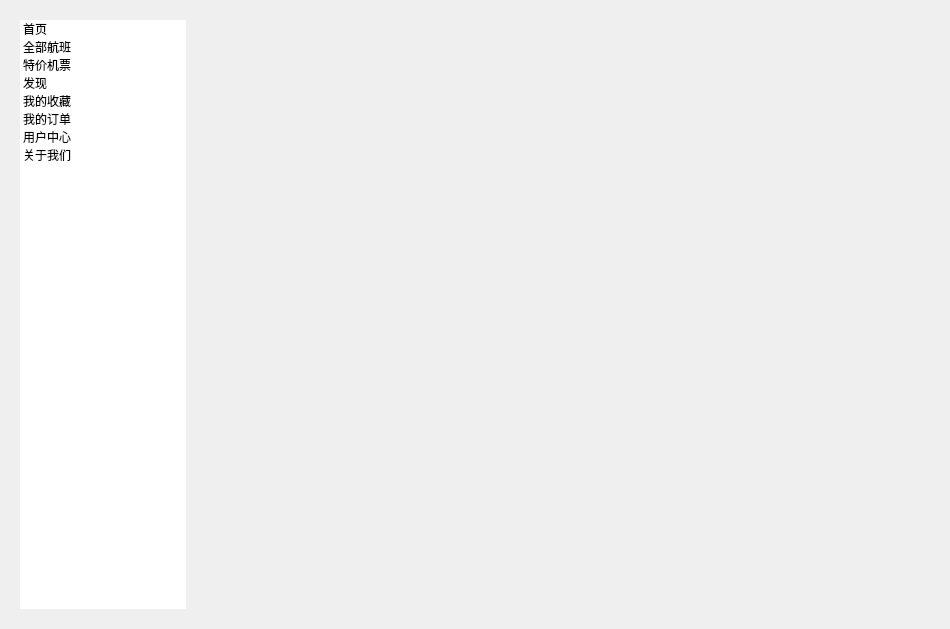
<?xml version="1.0" encoding="UTF-8"?>
<ui version="4.0">
 <class>Widget</class>
 <widget class="QWidget" name="Widget">
  <property name="geometry">
   <rect>
    <x>0</x>
    <y>0</y>
    <width>950</width>
    <height>629</height>
   </rect>
  </property>
  <property name="sizePolicy">
   <sizepolicy hsizetype="Expanding" vsizetype="Expanding">
    <horstretch>0</horstretch>
    <verstretch>0</verstretch>
   </sizepolicy>
  </property>
  <property name="windowTitle">
   <string>哈夫克航班系统</string>
  </property>
  <layout class="QHBoxLayout" name="horizontalLayout" stretch="1,4">
   <item>
    <widget class="QWidget" name="leftContainer" native="true">
     <property name="sizePolicy">
      <sizepolicy hsizetype="Expanding" vsizetype="Expanding">
       <horstretch>0</horstretch>
       <verstretch>0</verstretch>
      </sizepolicy>
     </property>
     <layout class="QVBoxLayout" name="verticalLayout" stretch="8">
      <item>
       <widget class="QListWidget" name="menuList">
        <property name="focusPolicy">
         <enum>Qt::FocusPolicy::NoFocus</enum>
        </property>
        <property name="frameShape">
         <enum>QFrame::Shape::NoFrame</enum>
        </property>
        <property name="iconSize">
         <size>
          <width>244</width>
          <height>24</height>
         </size>
        </property>
        <property name="spacing">
         <number>8</number>
        </property>
        <item>
         <property name="text">
          <string>首页</string>
         </property>
         <property name="icon">
          <iconset resource="res.qrc">
           <normaloff>:/main.png</normaloff>:/main.png</iconset>
         </property>
        </item>
        <item>
         <property name="text">
          <string>全部航班</string>
         </property>
         <property name="icon">
          <iconset resource="res.qrc">
           <normaloff>:/flight3.png</normaloff>:/flight3.png</iconset>
         </property>
        </item>
        <item>
         <property name="text">
          <string>特价机票</string>
         </property>
         <property name="icon">
          <iconset resource="res.qrc">
           <normaloff>:/account.png</normaloff>:/account.png</iconset>
         </property>
        </item>
        <item>
         <property name="text">
          <string>发现</string>
         </property>
         <property name="icon">
          <iconset resource="res.qrc">
           <normaloff>:/find.png</normaloff>:/find.png</iconset>
         </property>
        </item>
        <item>
         <property name="text">
          <string>我的收藏</string>
         </property>
         <property name="icon">
          <iconset resource="res.qrc">
           <normaloff>:/like.png</normaloff>:/like.png</iconset>
         </property>
        </item>
        <item>
         <property name="text">
          <string>我的订单</string>
         </property>
         <property name="icon">
          <iconset resource="res.qrc">
           <normaloff>:/dingdan.png</normaloff>:/dingdan.png</iconset>
         </property>
        </item>
        <item>
         <property name="text">
          <string>用户中心</string>
         </property>
         <property name="icon">
          <iconset resource="res.qrc">
           <normaloff>:/user.png</normaloff>:/user.png</iconset>
         </property>
        </item>
        <item>
         <property name="text">
          <string>关于我们</string>
         </property>
         <property name="icon">
          <iconset resource="res.qrc">
           <normaloff>:/about.png</normaloff>:/about.png</iconset>
         </property>
        </item>
       </widget>
      </item>
     </layout>
    </widget>
   </item>
   <item>
    <widget class="QWidget" name="rightContainer" native="true">
     <property name="sizePolicy">
      <sizepolicy hsizetype="Expanding" vsizetype="Expanding">
       <horstretch>0</horstretch>
       <verstretch>0</verstretch>
      </sizepolicy>
     </property>
     <widget class="QStackedWidget" name="mainStack">
      <property name="geometry">
       <rect>
        <x>0</x>
        <y>0</y>
        <width>751</width>
        <height>621</height>
       </rect>
      </property>
      <property name="sizePolicy">
       <sizepolicy hsizetype="Expanding" vsizetype="Expanding">
        <horstretch>0</horstretch>
        <verstretch>0</verstretch>
       </sizepolicy>
      </property>
      <widget class="QWidget" name="page"/>
      <widget class="QWidget" name="page_8"/>
      <widget class="QWidget" name="page_7"/>
      <widget class="QWidget" name="page_6"/>
      <widget class="QWidget" name="page_5"/>
      <widget class="QWidget" name="page_4"/>
      <widget class="QWidget" name="page_3"/>
      <widget class="QWidget" name="page_2"/>
     </widget>
    </widget>
   </item>
  </layout>
 </widget>
 <resources>
  <include location="res.qrc"/>
 </resources>
 <connections/>
</ui>
